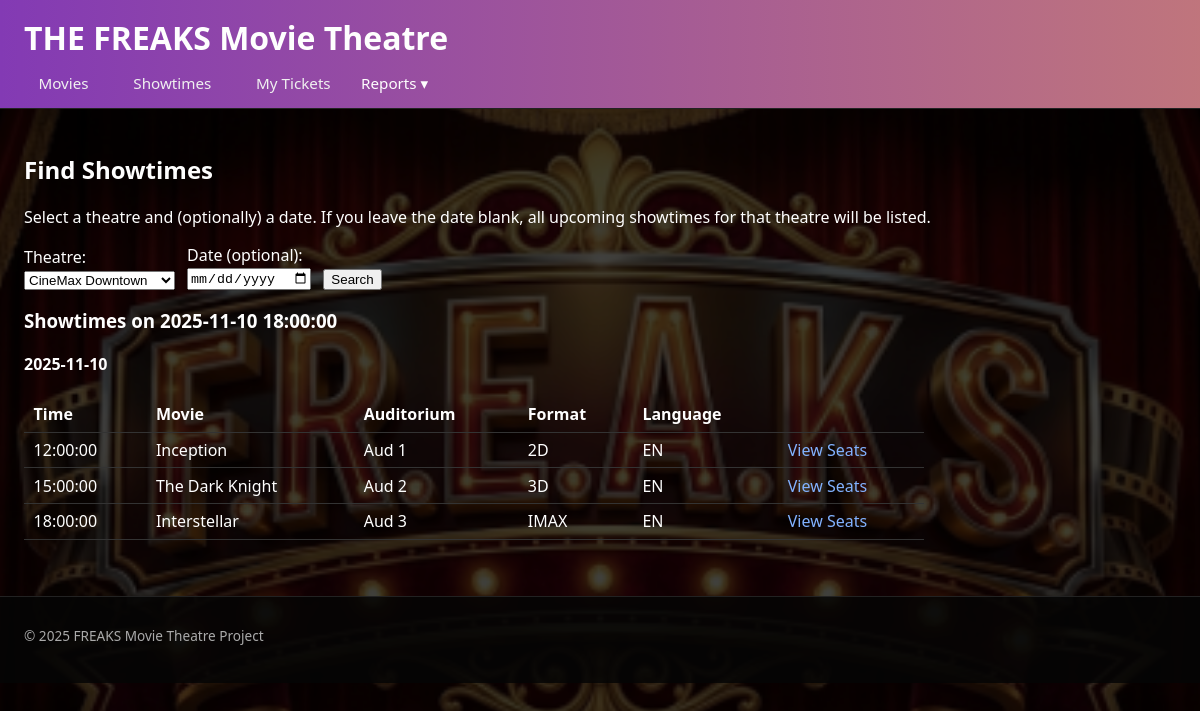
The page /Movie-theater-Webapp/public/showtimes.php?show_date=2025-11-10 18:00:00 on the database its author committed.
### tables this page shows
CREATE TABLE Showtime (
  showtime_ID INT AUTO_INCREMENT PRIMARY KEY,
  movie_ID INT NOT NULL,
  auditorium_ID INT NOT NULL,
  format VARCHAR(10),
  language VARCHAR(20) NOT NULL,
  showDateTime DATETIME NOT NULL,
  CONSTRAINT fk_showtime_movie
    FOREIGN KEY (movie_ID)
    REFERENCES Movie(movie_ID)
    ON DELETE CASCADE
    ON UPDATE CASCADE,
  CONSTRAINT fk_showtime_auditorium
    FOREIGN KEY (auditorium_ID)
    REFERENCES Auditorium(auditorium_ID)
    ON DELETE CASCADE
    ON UPDATE CASCADE
   
);

CREATE TABLE Movie (
  movie_ID INT AUTO_INCREMENT PRIMARY KEY,
  title VARCHAR(200) NOT NULL,
  runtime INT NOT NULL CHECK (runtime > 0),  
  releaseDate DATE NOT NULL,
  mpaaRating VARCHAR(10)
);

CREATE TABLE Auditorium (
  auditorium_ID INT AUTO_INCREMENT PRIMARY KEY,
  name VARCHAR(50) NOT NULL,
  totalSeats INT NOT NULL CHECK (totalSeats > 0),
  theatre_ID INT NOT NULL,
  CONSTRAINT fk_auditorium_theatre
    FOREIGN KEY (theatre_ID)
    REFERENCES Theatre(theatre_ID)
    ON DELETE CASCADE
    ON UPDATE CASCADE
);

### Movie-theater-Webapp/public/showtimes.php (the view, shortened to what this page needs)
<?php
require_once __DIR__ . '/../includes/header.php';
$pdo = getPDO();
$theatreStmt = $pdo->query("SELECT theatre_ID, name FROM Theatre ORDER BY name");
$theatres = $theatreStmt->fetchAll();
$selectedTheatreId = get_int_from_get('theatre_id');
if ($selectedTheatreId === null) {
    $selectedTheatreId = (int)$theatres[0]['theatre_ID'];
}
$selectedDate = trim($_GET['show_date'] ?? '');
$sql = "
    SELECT
        s.showtime_ID,
        s.showDateTime,
        s.format,
        s.language,
        m.title         AS movie_title,
        a.name          AS auditorium_name
    FROM Showtime s
    JOIN Movie      m ON s.movie_ID      = m.movie_ID
    JOIN Auditorium a ON s.auditorium_ID = a.auditorium_ID
    WHERE a.theatre_ID = :theatre_id
";
$params = [
    ':theatre_id' => $selectedTheatreId,
];
if ($selectedDate !== '') {
    $sql .= " AND DATE(s.showDateTime) = :show_date ";
    $params[':show_date'] = $selectedDate;
}
$sql .= " ORDER BY s.showDateTime, m.title";
$showStmt = $pdo->prepare($sql);
$showStmt->execute($params);
$showtimes = $showStmt->fetchAll();
$showtimesByDate = [];
foreach ($showtimes as $row) {
    $date = substr($row['showDateTime'], 0, 10);
    if (!isset($showtimesByDate[$date])) {
        $showtimesByDate[$date] = [];
    }
    $showtimesByDate[$date][] = $row;
}
?>
<h2>Find Showtimes</h2>
<p>
    Select a theatre and (optionally) a date.
    If you leave the date blank, all upcoming showtimes for that theatre will be listed.
</p>
<form method="get" action="" style="display:flex; flex-wrap:wrap; gap:0.75rem; align-items:flex-end; margin-bottom:1rem;">
    <div>
        <label for="theatre_id">Theatre:</label><br>
        <select name="theatre_id" id="theatre_id">
            <?php foreach ($theatres as $theatre): ?>
                <option value="<?= htmlspecialchars($theatre['theatre_ID']) ?>"
                    <?= $selectedTheatreId === (int)$theatre['theatre_ID'] ? 'selected' : '' ?>>
                    <?= htmlspecialchars($theatre['name']) ?>
                </option>
            <?php endforeach; ?>
        </select>
    </div>
    <div>
        <label for="show_date">Date (optional):</label><br>
        <input type="date" name="show_date" id="show_date"
               value="<?= htmlspecialchars($selectedDate) ?>">
    </div>
    <div>
        <button type="submit">Search</button>
    </div>
</form>
<?php if (empty($showtimes)): ?>
    <?php if ($selectedDate !== ''): ?>
        <p>No showtimes found for this theatre on <strong><?= htmlspecialchars($selectedDate) ?></strong>.</p>
    <?php else: ?>
        <p>No showtimes found for this theatre.</p>
    <?php endif; ?>
<?php else: ?>
    <?php if ($selectedDate !== ''): ?>
        <h3>Showtimes on <?= htmlspecialchars($selectedDate) ?></h3>
    <?php else: ?>
        <h3>Upcoming Showtimes</h3>
    <?php endif; ?>
    <?php foreach ($showtimesByDate as $date => $rows): ?>
        <h4 style="margin-top:1.25rem;"><?= htmlspecialchars($date) ?></h4>
        <table>
            <thead>
                <tr>
                    <th>Time</th>
                    <th>Movie</th>
                    <th>Auditorium</th>
                    <th>Format</th>
                    <th>Language</th>
                    <th></th>
                </tr>
            </thead>
            <tbody>
                <?php foreach ($rows as $st): ?>
                    <tr>
                        <td><?= htmlspecialchars(substr($st['showDateTime'], 11)) ?></td>
                        <td><?= htmlspecialchars($st['movie_title']) ?></td>
                        <td><?= htmlspecialchars($st['auditorium_name']) ?></td>
                        <td><?= htmlspecialchars($st['format']) ?></td>
                        <td><?= htmlspecialchars($st['language']) ?></td>
                        <td>
                            <a href="seats.php?showtime_id=<?= urlencode($st['showtime_ID']) ?>">
                                View Seats
                            </a>
                        </td>
                    </tr>
                <?php endforeach; ?>
            </tbody>
        </table>
    <?php endforeach; ?>
<?php endif; ?>
<?php
require_once __DIR__ . '/../includes/footer.php';

### Movie-theater-Webapp/public/assets/css/style.css (style rules this page uses)
* { box-sizing: border-box; }
body { margin: 0; font-family: system-ui, -apple-system, BlinkMacSystemFont, "Segoe UI", sans-serif; color: #fefefe; background-image: url("../img/freak_background.png"); background-size: cover; background-position: center; background-repeat: no-repeat; background-attachment: fixed; }
body::before { content: ""; position: fixed; inset: 0; background: rgba(0, 0, 0, 0.75); z-index: -1; }
a { color: #82b2ff; text-decoration: none; }
table { border-collapse: collapse; width: 100%; max-width: 900px; }
th, td { padding: 0.4rem 0.6rem; border-bottom: 1px solid #333; text-align: left; }
th { font-weight: 600; }

### rows shown on the page
showtime: showDateTime "2025-11-10", showDateTime "18:00:00", movie_ID.title "Interstellar", auditorium_ID.name "Aud 3", format "IMAX", language "EN"
showtime: showDateTime "12:00:00", movie_ID.title "Inception", auditorium_ID.name "Aud 1", format "2D", language "EN"
showtime: showDateTime "15:00:00", movie_ID.title "The Dark Knight", auditorium_ID.name "Aud 2", format "3D", language "EN"

### other values the page prints
$selectedDate "2025-11-10 18:00:00"
form field theatre_id "CineMax Downtown"
